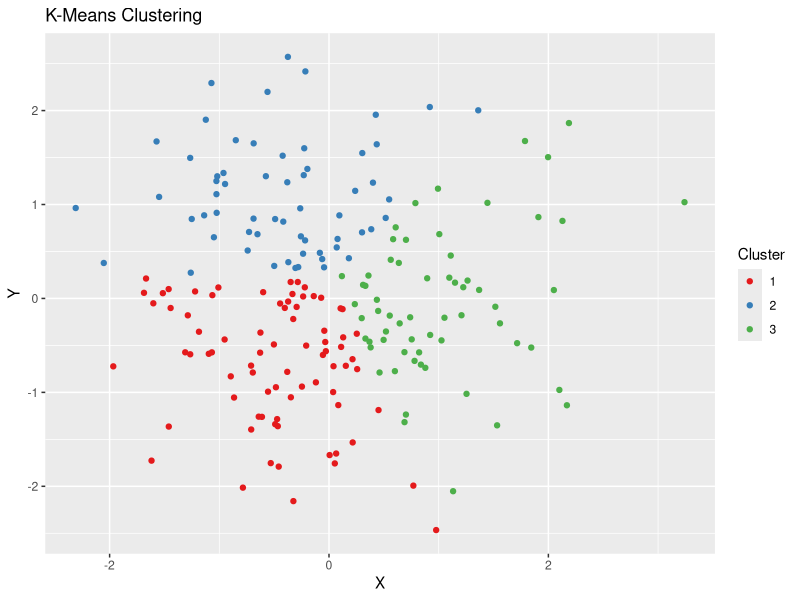

Write R code to recreate this figure.
# Clustering Model
# Load required libraries
library(ggplot2) 

# For data visualization
# Generate random data for the example
set.seed(123) 

# Setting seed for reproducibility
n <- 200
data <- data.frame(
  X = rnorm(n),
  Y = rnorm(n)
)

# Perform k-means clustering
num_clusters <- 3
kmeans_result <- kmeans(data, centers = num_clusters)

# Add cluster labels to the data
data$Cluster <- as.factor(kmeans_result$cluster)

# Plot the clustered data using ggplot2
print(ggplot(data, aes(x = X, y = Y, color = Cluster)) +
        geom_point() +
        scale_color_brewer(palette = "Set1") +
        labs(title = "K-Means Clustering"))